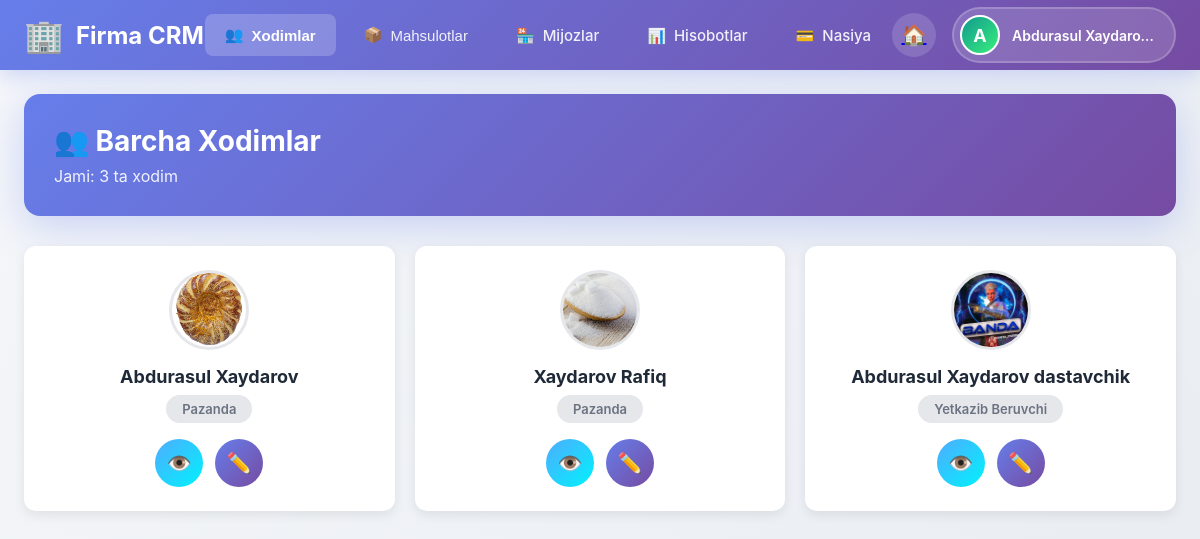
The app's page /hodimlar/ (signed in) with its own data.
### main/models.py (models this page shows, shortened)
class User(AbstractUser):
    id = models.BigAutoField(primary_key=True)
    USER_TYPES = (
        ('pazanda', 'Pazanda'),
        ('yetkazib_beruvchi', 'Yetkazib Beruvchi'),
        ('ega', 'Ega'),
    )
    login=models.CharField(max_length=255, blank=True, null=True)
    password = models.CharField(max_length=255, blank=True, null=True)
    tuliq_ismi = models.CharField(max_length=255, blank=True, null=True)
    type = models.CharField(max_length=20, choices=USER_TYPES)
    token = models.CharField(max_length=255, blank=True, null=True)
    tg_id = models.CharField(max_length=100, blank=True, null=True)
    tel_raqami = models.CharField(max_length=100, blank=True, null=True)
    is_active = models.BooleanField(default=True)
    @property
    def rasmi(self):
        if self.type == 'yetkazib_beruvchi':
            try:
                return YetkazibBeruvchi.objects.get(user=self).rasmi.url
            except YetkazibBeruvchi.DoesNotExist:
                return None
        elif self.type == 'pazanda':
            try:
                return Pazanda.objects.get(user=self).rasmi.url
            except Pazanda.DoesNotExist:
                return None
        return None

class Pazanda(models.Model):
    user = models.OneToOneField(User, on_delete=models.CASCADE)
    tuliq_ismi = models.CharField(max_length=255)
    turi = models.CharField(max_length=100, blank=True, null=True)
    rasmi = models.ImageField(upload_to='pazandalar/')

class YetkazibBeruvchi(models.Model):
    user = models.OneToOneField(User, on_delete=models.CASCADE)
    tuliq_ismi = models.CharField(max_length=255)
    rasmi = models.ImageField(upload_to='yetkazib/')
    bmh = models.TextField(verbose_name="Biriktirilgan mashina haqida")
    bmr = models.ImageField(upload_to='mashina_rasmlar/')
    mahsulotlar = models.TextField(null=True, blank=True)

### main/list_views.py (the view)
# urls.py: path('hodimlar/', hodimlar_list, name='hodimlar_list'),
@login_required(login_url='login')
def hodimlar_list(request):
    if request.user.type != 'ega':
        return redirect('main')
    hodimlar = User.objects.exclude(type='ega').order_by('-date_joined')
    paginator = Paginator(hodimlar, 20)
    page_number = request.GET.get('page')
    page_obj = paginator.get_page(page_number)
    context = {
        'hodimlar': page_obj,
        'total': hodimlar.count()
    }
    return render(request, 'hodimlar_list.html', context)

### main/templates/hodimlar_list.html (shortened to what this page needs)
{% extends 'egabase.html' %}
{% load static %}
{% block content %}
<div class="page-header">
    <h1>👥 Barcha Xodimlar</h1>
    <p>Jami: {{ total }} ta xodim</p>
</div>
<div class="employees-grid">
    {% for x in hodimlar %}
    <div class="employee-card">
        <div class="employee-avatar">
            {% if x.rasmi %}
            <img src="{{ x.rasmi }}" alt="{{ x.tuliq_ismi }}">
            {% else %}
            <div
                style="width: 100%; height: 100%; background: linear-gradient(135deg, #667eea 0%, #764ba2 100%); display: flex; align-items: center; justify-content: center; color: white; font-size: 28px; font-weight: bold;">
                {{ x.tuliq_ismi|first|upper }}
            </div>
            {% endif %}
        </div>
        <div class="employee-info">
            <div class="employee-name">{{ x.tuliq_ismi }}</div>
            <span class="employee-role">{{ x.get_type_display }}</span>
        </div>
        <div class="employee-actions">
            <a href="{% url 'profile' x.username %}" class="btn-view" title="Profilni ko'rish">👁️</a>
            <a href="{% url 'edituser' x.username %}" class="btn-edit" title="Tahrirlash">✏️</a>
        </div>
    </div>
    {% empty %}
    <div style="grid-column: 1/-1; text-align: center; padding: 60px; color: #9ca3af;">
        <div style="font-size: 48px; margin-bottom: 16px;">👥</div>
        <p>Hozircha xodimlar yo'q</p>
    </div>
    {% endfor %}
</div>
{% endblock %}

### main/templates/egabase.html (shortened to what this page needs)
<!DOCTYPE html>
{% load static %}
<html lang="uz">
<head>
</head>
<body>
    <header>
        <div class="navbar-container">
            <a href="{% url 'main' %}" class="brand">
                <span class="brand-icon">🏢</span>
                <span class="brand-text">Firma CRM</span>
            </a>
            <nav class="nav-links">
                <div class="nav-item">
                    <button
                        class="nav-toggle {% if request.path == '/hodimlar/' or request.path|slice:':9' == '/profile/' or 'edituser' in request.path or 'createuser' in request.path %}active{% endif %}"
                        onclick="toggleDropdown(this)">
                        <span>👥</span>
                        <span>Xodimlar</span>
                    </button>
                </div>
                <div class="nav-item">
                    <button
                        class="nav-toggle {% if request.path == '/mahsulotlar/' or 'product' in request.path %}active{% endif %}"
                        onclick="toggleDropdown(this)">
                        <span>📦</span>
                        <span>Mahsulotlar</span>
                    </button>
                </div>
                <a href="{% url 'mijozlar_list' %}" class="nav-link {% if '/mijoz' in request.path %}active{% endif %}">
                    <span>🏪</span>
                    <span>Mijozlar</span>
                </a>
                <a href="{% url 'hisobotlar' %}"
                    class="nav-link {% if request.path == '/hisobotlar/' %}active{% endif %}">
                    <span>📊</span>
                    <span>Hisobotlar</span>
                </a>
                <a href="{% url 'nasiya_savdolar' %}"
                    class="nav-link {% if 'nasiya' in request.path %}active{% endif %}">
                    <span>💳</span>
                    <span>Nasiya</span>
                </a>
            </nav>
            <div class="nav-right">
                <a href="{% url 'main' %}">
                    <button class="notif-btn" title="Dashboard">🏠</button>
                </a>
                <div class="profile-menu" onclick="toggleProfile(this)">
                    <div class="profile-trigger">
                        {% if request.user.rasmi %}
                        <img src="{{ request.user.rasmi }}" alt="{{ request.user.tuliq_ismi }}" class="profile-avatar">
                        {% else %}
                        <div class="profile-avatar"
                            style="background: linear-gradient(135deg, #11998e 0%, #38ef7d 100%); display: flex; align-items: center; justify-content: center; color: white; font-weight: bold; font-size: 18px;">
                            {{ request.user.tuliq_ismi|first|upper }}
                        </div>
                        {% endif %}
                        <span class="profile-name">{{ request.user.tuliq_ismi }}</span>
                    </div>
                </div>
            </div>
        </div>
    </header>
    <div class="content-container">
        {% block content %}{% endblock %}
    </div>
</body>
</html>

### main/templates/egabase.html (style rules this page uses)
* { margin: 0; padding: 0; box-sizing: border-box; }
body { font-family: -apple-system, BlinkMacSystemFont, 'Segoe UI', Roboto, Oxygen, Ubuntu, Cantarell, sans-serif; background: linear-gradient(135deg, #f5f7fa 0%, #e8ecf1 100%); min-height: 100vh; }
header { background: linear-gradient(135deg, #667eea 0%, #764ba2 100%); box-shadow: 0 4px 20px rgba(102, 126, 234, 0.3); position: sticky; top: 0; z-index: 1000; }
.navbar-container { max-width: 1400px; margin: 0 auto; padding: 0 24px; display: flex; justify-content: space-between; align-items: center; height: 70px; }
.brand { display: flex; align-items: center; gap: 12px; text-decoration: none; color: white; font-size: 24px; font-weight: 700; transition: opacity 0.3s ease; }
.brand-icon { font-size: 32px; }
.nav-links { display: flex; gap: 8px; align-items: center; }
.nav-item { position: relative; }
.nav-link, .nav-toggle { display: flex; align-items: center; gap: 8px; padding: 10px 16px; color: white; text-decoration: none; border-radius: 8px; font-weight: 500; font-size: 15px; transition: all 0.3s ease; background: none; border: none; cursor: pointer; }
.nav-right { display: flex; align-items: center; gap: 16px; }
.notif-btn { position: relative; width: 44px; height: 44px; border-radius: 50%; background: rgba(255, 255, 255, 0.15); border: none; color: white; font-size: 20px; cursor: pointer; transition: all 0.3s ease; display: flex; align-items: center; justify-content: center; }
.nav-link { padding: 12px 20px; color: rgba(255, 255, 255, 0.9); text-decoration: none; border-radius: 8px; transition: all 0.3s ease; display: flex; align-items: center; gap: 8px; font-weight: 500; }
.nav-toggle { padding: 12px 20px; background: transparent; border: none; color: rgba(255, 255, 255, 0.9); cursor: pointer; border-radius: 8px; transition: all 0.3s ease; display: flex; align-items: center; gap: 8px; font-weight: 500; font-size: 15px; }
.nav-toggle.active { background: rgba(255, 255, 255, 0.2); color: white; font-weight: 600; }
.profile-menu { position: relative; }
.profile-trigger { display: flex; align-items: center; gap: 12px; padding: 6px 12px 6px 6px; background: rgba(255, 255, 255, 0.15); border-radius: 50px; cursor: pointer; transition: all 0.3s ease; border: 2px solid rgba(255, 255, 255, 0.2); }
.profile-avatar { width: 40px; height: 40px; border-radius: 50%; object-fit: cover; border: 2px solid white; }
.profile-name { color: white; font-weight: 600; font-size: 14px; max-width: 150px; white-space: nowrap; overflow: hidden; text-overflow: ellipsis; }
.content-container { max-width: 1400px; margin: 0 auto; padding: 24px; }

### main/templates/hodimlar_list.html (style rules this page uses)
.page-header { background: linear-gradient(135deg, #667eea 0%, #764ba2 100%); color: white; padding: 30px; border-radius: 16px; margin-bottom: 30px; box-shadow: 0 10px 40px rgba(102, 126, 234, 0.3); }
.page-header h1 { margin: 0 0 8px 0; font-size: 28px; }
.page-header p { margin: 0; opacity: 0.9; }
.employees-grid { display: grid; grid-template-columns: repeat(auto-fill, minmax(320px, 1fr)); gap: 20px; margin-bottom: 30px; }
.employee-card { background: white; border-radius: 12px; padding: 24px; box-shadow: 0 4px 12px rgba(0, 0, 0, 0.08); transition: all 0.3s ease; display: flex; flex-direction: column; align-items: center; text-align: center; }
.employee-avatar { width: 80px; height: 80px; border-radius: 50%; overflow: hidden; border: 3px solid #e5e7eb; margin-bottom: 16px; }
.employee-avatar img { width: 100%; height: 100%; object-fit: cover; }
.employee-info { margin-bottom: 16px; }
.employee-name { font-size: 18px; font-weight: 700; color: #1f2937; margin-bottom: 8px; }
.employee-role { display: inline-block; padding: 6px 16px; background: #e5e7eb; border-radius: 20px; font-size: 13px; color: #6b7280; font-weight: 600; }
.employee-actions { display: flex; flex-direction: row; gap: 12px; justify-content: center; width: 100%; }
.btn-edit, .btn-view { width: 48px; height: 48px; border-radius: 50%; text-decoration: none; font-size: 20px; transition: all 0.3s ease; display: flex; align-items: center; justify-content: center; }
.btn-view { background: linear-gradient(135deg, #4facfe 0%, #00f2fe 100%); color: white; }
.btn-edit { background: linear-gradient(135deg, #667eea 0%, #764ba2 100%); color: white; }

### records on screen
User: user.tuliq_ismi|first "A", user.tuliq_ismi "Abdurasul Xaydaro…"
User: rasmi (picture), tuliq_ismi "Abdurasul Xaydarov", type "Pazanda"
User: rasmi (picture), tuliq_ismi "Xaydarov Rafiq", type "Pazanda"
User: rasmi (picture), tuliq_ismi "Abdurasul Xaydarov dastavchik", type "Yetkazib Beruvchi"

### other values on screen
{{ total }} "3"
